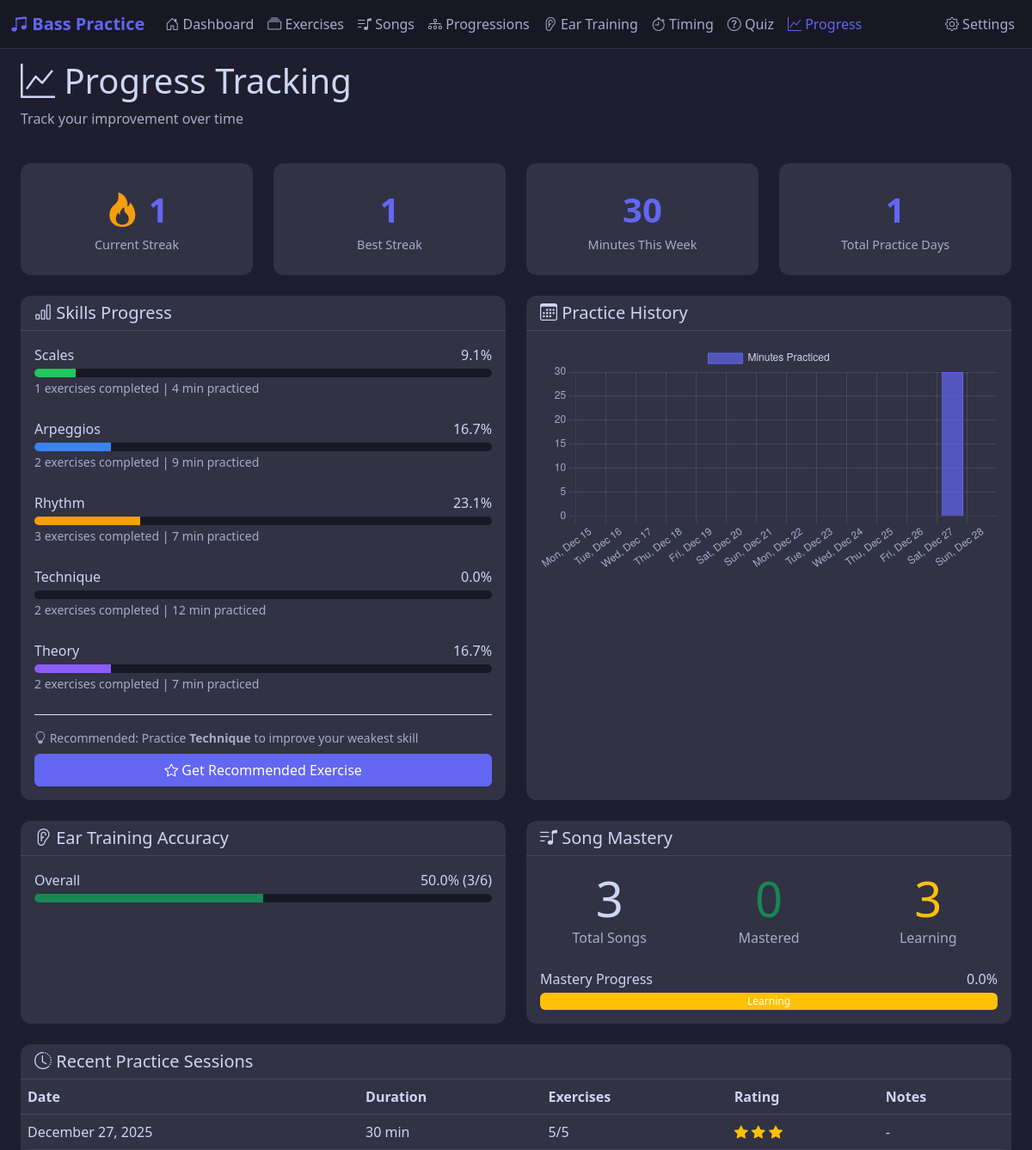
/progress, run on an earlier commit of the app's database.
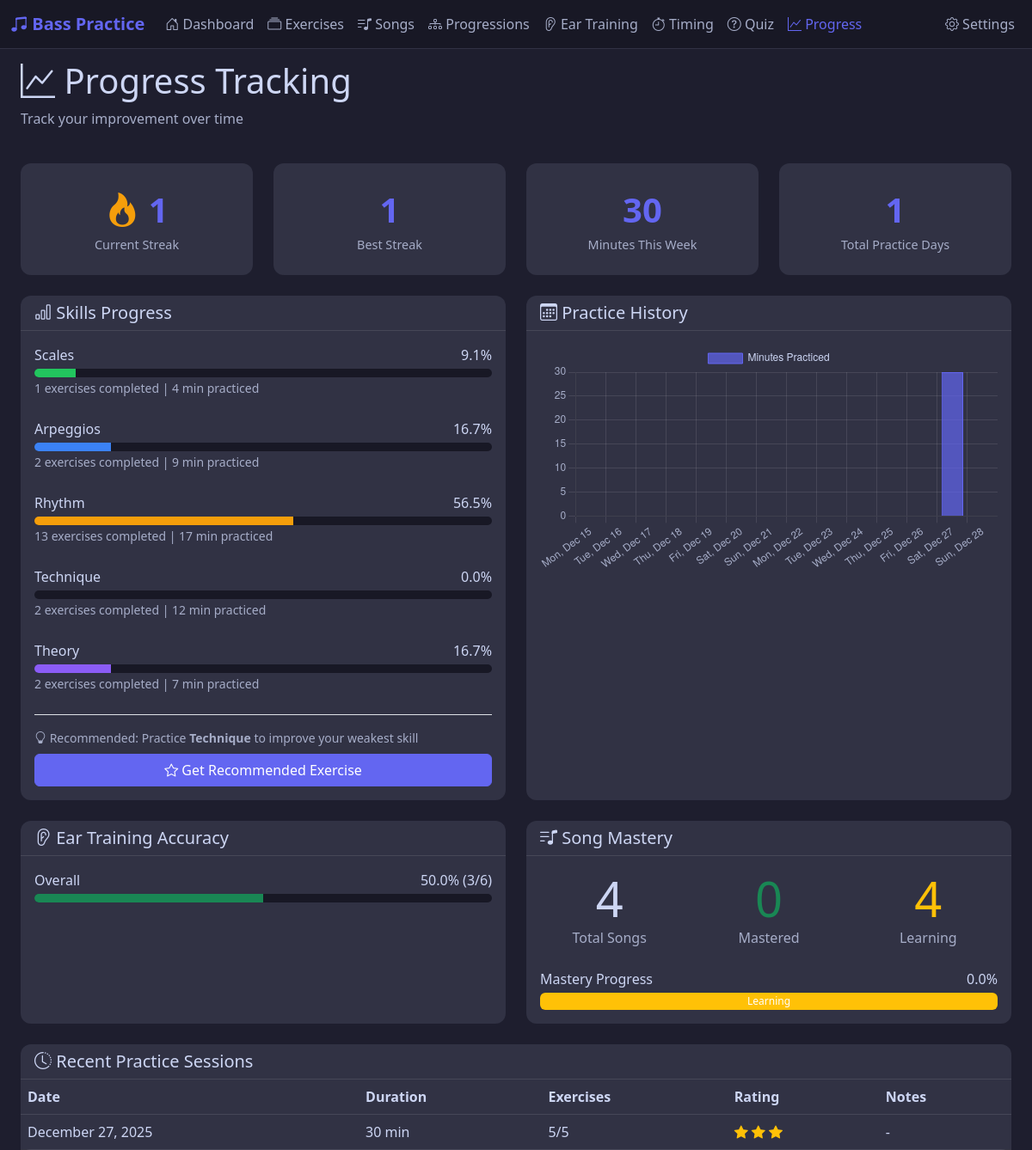
And on a later commit of the database.
### app/models.py (models this page shows, shortened)
class PracticeStreak(db.Model):
    __tablename__ = 'practice_streaks'
    id = db.Column(db.Integer, primary_key=True)
    current_streak = db.Column(db.Integer, default=0)
    longest_streak = db.Column(db.Integer, default=0)
    last_practice_date = db.Column(db.Date)
    total_practice_days = db.Column(db.Integer, default=0)
    updated_at = db.Column(db.DateTime, default=datetime.utcnow, onupdate=datetime.utcnow)

class Progress(db.Model):
    __tablename__ = 'progress'
    id = db.Column(db.Integer, primary_key=True)
    category = db.Column(db.String(30), nullable=False)  # scales, arpeggios, etc.
    skill_level = db.Column(db.Float, default=0.0)  # 0.0-1.0 progress within level
    exercises_completed = db.Column(db.Integer, default=0)
    total_practice_time = db.Column(db.Integer, default=0)  # minutes
    last_practiced = db.Column(db.Date)
    updated_at = db.Column(db.DateTime, default=datetime.utcnow, onupdate=datetime.utcnow)

class PracticeSession(db.Model):
    __tablename__ = 'practice_sessions'
    id = db.Column(db.Integer, primary_key=True)
    session_date = db.Column(db.Date, nullable=False, default=date.today)
    planned_duration = db.Column(db.Integer)  # minutes
    actual_duration = db.Column(db.Integer)  # minutes
    completed_exercises = db.Column(db.Integer, default=0)
    total_exercises = db.Column(db.Integer, default=0)
    session_notes = db.Column(db.Text)
    session_rating = db.Column(db.Integer)  # 1-5 stars
    is_completed = db.Column(db.Boolean, default=False)
    created_at = db.Column(db.DateTime, default=datetime.utcnow)
    exercises = db.relationship('SessionExercise', backref='session', lazy=True, cascade='all, delete-orphan')

### app/routes.py (the view)
@main_bp.route('/progress')
def progress():
    progress_data = Progress.query.all()
    sessions = PracticeSession.query.filter_by(is_completed=True).order_by(
        PracticeSession.session_date.desc()
    ).limit(30).all()
    streak = PracticeStreak.query.first()
    week_ago = date.today() - timedelta(days=7)
    weekly_time = db.session.query(
        db.func.sum(PracticeSession.actual_duration)
    ).filter(
        PracticeSession.session_date >= week_ago,
        PracticeSession.is_completed == True
    ).scalar() or 0
    total_ear = EarTrainingResult.query.filter_by(exercise_id=0).count()
    correct_ear = EarTrainingResult.query.filter_by(exercise_id=0, correct=True).count()
    ear_stats = {
        'overall': {
            'total': total_ear,
            'correct': correct_ear,
            'accuracy': (correct_ear / total_ear * 100) if total_ear > 0 else 0
        }
    }
    total_songs = Song.query.count()
    mastered_songs = Song.query.filter(Song.mastery_level >= 4).count()
    lowest_category = None
    if progress_data:
        lowest_progress = min(progress_data, key=lambda p: p.skill_level)
        lowest_category = lowest_progress.category
    else:
        lowest_category = EXERCISE_CATEGORIES[0] if EXERCISE_CATEGORIES else 'scales'
    return render_template('progress.html',
        progress_data=progress_data,
        sessions=sessions,
        streak=streak,
        weekly_time=weekly_time,
        ear_stats=ear_stats,
        total_songs=total_songs,
        mastered_songs=mastered_songs,
        recommended_category=lowest_category
    )

### app/templates/progress.html (shortened to what this page needs)
{% extends "base.html" %}
{% block content %}
<div class="container-fluid px-4">
    <div class="row mb-4">
        <div class="col-12">
            <h1><i class="bi bi-graph-up"></i> Progress Tracking</h1>
            <p class="text-secondary">Track your improvement over time</p>
        </div>
    </div>
    <div class="row mb-4">
        <div class="col-md-3">
            <div class="card stat-card">
                <div class="stat-value">
                    <i class="bi bi-fire streak-fire"></i> {{ streak.current_streak if streak else 0 }}
                </div>
                <div class="stat-label">Current Streak</div>
            </div>
        </div>
        <div class="col-md-3">
            <div class="card stat-card">
                <div class="stat-value">{{ streak.longest_streak if streak else 0 }}</div>
                <div class="stat-label">Best Streak</div>
            </div>
        </div>
        <div class="col-md-3">
            <div class="card stat-card">
                <div class="stat-value">{{ weekly_time }}</div>
                <div class="stat-label">Minutes This Week</div>
            </div>
        </div>
        <div class="col-md-3">
            <div class="card stat-card">
                <div class="stat-value">{{ streak.total_practice_days if streak else 0 }}</div>
                <div class="stat-label">Total Practice Days</div>
            </div>
        </div>
    </div>
    <div class="row">
        <div class="col-lg-6 mb-4">
            <div class="card h-100">
                <div class="card-header">
                    <h5 class="mb-0"><i class="bi bi-bar-chart"></i> Skills Progress</h5>
                </div>
                <div class="card-body">
                    {% for progress in progress_data %}
                        <div class="mb-4">
                            <div class="d-flex justify-content-between mb-1">
                                <span class="text-capitalize">{{ progress.category }}</span>
                                <span>{{ (progress.skill_level * 100)|round(1) }}%</span>
                            </div>
                            <div class="progress" style="height: 10px;">
                                <div class="progress-bar badge-{{ progress.category }}"
                                     style="width: {{ progress.skill_level * 100 }}%"></div>
                            </div>
                            <small class="text-secondary">
                                {{ progress.exercises_completed }} exercises completed |
                                {{ progress.total_practice_time }} min practiced
                            </small>
                        </div>
                    {% else %}
                        <p class="text-center text-secondary py-4">Start practicing to see your progress!</p>
                    {% endfor %}
                    {% if recommended_category %}
                    <div class="mt-4 pt-3 border-top">
                        <p class="text-secondary small mb-2">
                            <i class="bi bi-lightbulb"></i>
                            Recommended: Practice <strong>{{ recommended_category|title }}</strong> to improve your weakest skill
                        </p>
                        <a href="{{ url_for('main.get_recommended_exercise') }}" class="btn btn-primary w-100">
                            <i class="bi bi-star"></i> Get Recommended Exercise
                        </a>
                    </div>
                    {% endif %}
                </div>
            </div>
        </div>
        <div class="col-lg-6 mb-4">
            <div class="card h-100">
                <div class="card-header">
                    <h5 class="mb-0"><i class="bi bi-calendar3"></i> Practice History</h5>
                </div>
                <div class="card-body">
                    <canvas id="practiceChart"></canvas>
                </div>
            </div>
        </div>
    </div>
    <div class="row">
        <div class="col-lg-6 mb-4">
            <div class="card h-100">
                <div class="card-header">
                    <h5 class="mb-0"><i class="bi bi-ear"></i> Ear Training Accuracy</h5>
                </div>
                <div class="card-body">
                    {% for type, stats in ear_stats.items() %}
                        <div class="mb-3">
                            <div class="d-flex justify-content-between mb-1">
                                <span class="text-capitalize">{{ type }}</span>
                                <span>{{ stats.accuracy|round(1) }}% ({{ stats.correct }}/{{ stats.total }})</span>
                            </div>
                            <div class="progress" style="height: 10px;">
                                <div class="progress-bar bg-success" style="width: {{ stats.accuracy }}%"></div>
                            </div>
                        </div>
                    {% else %}
                        <p class="text-center text-secondary py-4">Complete ear training exercises to see your accuracy!</p>
                    {% endfor %}
                </div>
            </div>
        </div>
        <div class="col-lg-6 mb-4">
            <div class="card h-100">
                <div class="card-header">
                    <h5 class="mb-0"><i class="bi bi-music-note-list"></i> Song Mastery</h5>
                </div>
                <div class="card-body">
                    <div class="row text-center">
                        <div class="col-4">
                            <div class="display-4">{{ total_songs }}</div>
                            <div class="text-secondary">Total Songs</div>
                        </div>
                        <div class="col-4">
                            <div class="display-4 text-success">{{ mastered_songs }}</div>
                            <div class="text-secondary">Mastered</div>
                        </div>
                        <div class="col-4">
                            <div class="display-4 text-warning">{{ total_songs - mastered_songs }}</div>
                            <div class="text-secondary">Learning</div>
                        </div>
                    </div>
                    {% if total_songs > 0 %}
                        <div class="mt-4">
                            <div class="d-flex justify-content-between mb-1">
                                <span>Mastery Progress</span>
                                <span>{{ ((mastered_songs / total_songs) * 100)|round(1) }}%</span>
                            </div>
                            <div class="progress" style="height: 20px;">
                                <div class="progress-bar bg-warning"
                                     style="width: {{ ((total_songs - mastered_songs) / total_songs) * 100 }}%">
                                    Learning
                                </div>
                            </div>
                        </div>
                    {% endif %}
                </div>
            </div>
        </div>
    </div>
    <div class="row">
        <div class="col-12">
            <div class="card">
                <div class="card-header">
                    <h5 class="mb-0"><i class="bi bi-clock-history"></i> Recent Practice Sessions</h5>
                </div>
                <div class="card-body p-0">
                    {% if sessions %}
                        <div class="table-responsive">
                            <table class="table table-dark table-hover mb-0">
                                <thead>
                                    <tr>
                                        <th>Date</th>
                                        <th>Duration</th>
                                        <th>Exercises</th>
                                        <th>Rating</th>
                                        <th>Notes</th>
                                    </tr>
                                </thead>
                                <tbody>
                                    {% for session in sessions %}
                                        <tr>
                                            <td>{{ session.session_date.strftime('%B %d, %Y') }}</td>
                                            <td>{{ session.actual_duration or session.planned_duration }} min</td>
                                            <td>{{ session.completed_exercises }}/{{ session.total_exercises }}</td>
                                            <td>
                                                {% if session.session_rating %}
                                                    {% for i in range(session.session_rating) %}
                                                        <i class="bi bi-star-fill text-warning"></i>
                                                    {% endfor %}
                                                {% else %}
                                                    <span class="text-secondary">-</span>
                                                {% endif %}
                                            </td>
                                            <td>{{ session.session_notes[:50] if session.session_notes else '-' }}{{ '...' if session.session_notes and session.session_notes|length > 50 else '' }}</td>
                                        </tr>
                                    {% endfor %}
                                </tbody>
                            </table>
                        </div>
                    {% else %}
                        <p class="text-center text-secondary py-4">No practice sessions recorded yet.</p>
                    {% endif %}
                </div>
            </div>
        </div>
    </div>
</div>
{% endblock %}
{% block extra_js %}
<script>
    // Fetch and display practice chart
    fetch('/api/progress-data')
        .then(response => response.json())
        .then(data => {
            const ctx = document.getElementById('practiceChart');
            if (ctx && data.daily_practice) {
                // Get last 14 days
                const labels = [];
                const values = [];
                const today = new Date();
                for (let i = 13; i >= 0; i--) {
                    const date = new Date(today);
                    date.setDate(date.getDate() - i);
                    const dateStr = date.toISOString().split('T')[0];
                    labels.push(date.toLocaleDateString('en-US', { weekday: 'short', month: 'short', day: 'numeric' }));
                    values.push(data.daily_practice[dateStr] || 0);
                }
                new Chart(ctx, {
                    type: 'bar',
                    data: {
                        labels: labels,
                        datasets: [{
                            label: 'Minutes Practiced',
                            data: values,
                            backgroundColor: 'rgba(99, 102, 241, 0.7)',
                            borderColor: 'rgb(99, 102, 241)',
                            borderWidth: 1
                        }]
                    },
                    options: {
                        responsive: true,
                        scales: {
                            y: {
                                beginAtZero: true,
                                ticks: { color: '#a6adc8' },
                                grid: { color: 'rgba(255,255,255,0.1)' }
                            },
                            x: {
                                ticks: { color: '#a6adc8' },
                                grid: { color: 'rgba(255,255,255,0.1)' }
                            }
                        },
                        plugins: {
                            legend: {
                                labels: { color: '#cdd6f4' }
                            }
                        }
                    }
                });
            }
        });
</script>
{% endblock %}

What changed in the data, as far as the page shows it:
changed Progress "Rhythm": (progress.skill_level*100)|round(1) "23.1" → "56.5"; skill_level 0.230769 → 0.565217 (drawn); exercises_completed "3" → "13"; total_practice_time "7" → "17"
Also different on the page:
{{ total_songs }}: "3" → "4"
{{ total_songs - mastered_songs }}: "3" → "4"
